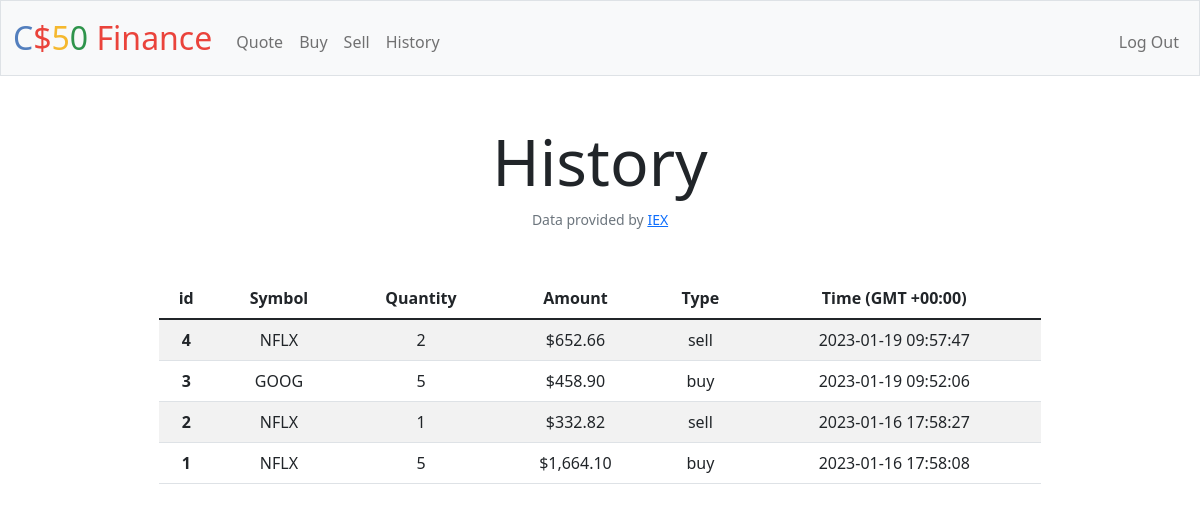
Screenshot of /history (signed in) with the database file from the repository.
### tables this page shows
CREATE TABLE history (id INTEGER PRIMARY KEY AUTOINCREMENT NOT NULL, user_id INTEGER NOT NULL, symbol TEXT NOT NULL, quantity INTEGER NOT NULL, amount NUMERIC NOT NULL, type TEXT NOT NULL, time TIMESTAMP DEFAULT CURRENT_TIMESTAMP NOT NULL, FOREIGN KEY (user_id) REFERENCES users(id));

### app.py (the view)
@app.route("/history")
@login_required
def history():
    if request.method == 'GET':
        data = db.execute(
            "SELECT * FROM history WHERE user_id=? ORDER BY id DESC", session['user_id'])
        for row in data:
            row['amount'] = usd(row['amount'])
        return render_template('history.html', data=data)
    return apology("Only Get")

### app.py (called while the page is built)
@app.after_request
def after_request(response):
    response.headers["Cache-Control"] = "no-cache, no-store, must-revalidate"
    response.headers["Expires"] = 0
    response.headers["Pragma"] = "no-cache"
    return response

### helpers.py (called while the page is built)
def login_required(f):
    @wraps(f)
    def decorated_function(*args, **kwargs):
        if session.get("user_id") is None:
            return redirect("/login")
        return f(*args, **kwargs)
    return decorated_function

def usd(value):
    return f"${value:,.2f}"

### templates/history.html (shortened to what this page needs)
{% extends "layout.html" %}
{% block main %}
<h1 class="display-3">History</h1>
<table class="table table-hover table-striped w-75 mx-auto">
    <thead>
      <tr>
        <th scope="col">id</th>
        <th scope="col">Symbol</th>
        <th scope="col">Quantity</th>
        <th scope="col">Amount</th>
        <th scope="col">Type</th>
        <th scope="col">Time (GMT +00:00)</th>
      </tr>
    </thead>
    <tbody>
        {% for row in data %}
        <tr>
          <th scope="row">{{row.id}}</th>
          <td>{{row.symbol}}</td>
          <td>{{row.quantity}}</td>
          <td>{{row.amount}}</td>
          <td>{{row.type}}</td>
          <td>{{row.time}}</td>
        </tr>
        {% endfor %}
    </tbody>
{% endblock %}

### templates/layout.html (shortened to what this page needs)
<!DOCTYPE html>
<html lang="en">
    <head>
        <link href="https://cdn.jsdelivr.net/npm/bootstrap@5.1.3/dist/css/bootstrap.min.css" rel="stylesheet">
        <link href="/static/styles.css" rel="stylesheet">
    </head>
    <body>
        <nav class="bg-light border navbar navbar-expand-md navbar-light">
            <div class="container-fluid">
                <a class="navbar-brand" href="/"><span class="blue">C</span><span class="red">$</span><span class="yellow">5</span><span class="green">0</span> <span class="red">Finance</span></a>
                <div class="collapse navbar-collapse" id="navbar">
                    {% if session["user_id"] %}
                        <ul class="navbar-nav me-auto mt-2">
                            <li class="nav-item"><a class="nav-link" href="/quote">Quote</a></li>
                            <li class="nav-item"><a class="nav-link" href="/buy">Buy</a></li>
                            <li class="nav-item"><a class="nav-link" href="/sell">Sell</a></li>
                            <li class="nav-item"><a class="nav-link" href="/history">History</a></li>
                        </ul>
                        <ul class="navbar-nav ms-auto mt-2">
                            <li class="nav-item"><a class="nav-link" href="/logout">Log Out</a></li>
                        </ul>
                    {% else %}
                        <ul class="navbar-nav ms-auto mt-2">
                            <li class="nav-item"><a class="nav-link" href="/register">Register</a></li>
                            <li class="nav-item"><a class="nav-link" href="/login">Log In</a></li>
                        </ul>
                    {% endif %}
                </div>
            </div>
        </nav>
        <main class="container-fluid py-5 text-center">
            {% block main %}{% endblock %}
        </main>
        <footer class="mb-5 small text-center text-muted">
            Data provided by <a href="https://iexcloud.io/">IEX</a>
        </footer>
    </body>
</html>

### static/styles.css (style rules this page uses)
nav .navbar-brand { font-size: xx-large; }
nav .navbar-brand .blue { color: #537fbe; }
nav .navbar-brand .red { color: #ea433b; }
nav .navbar-brand .yellow { color: #f5b82e; }
nav .navbar-brand .green { color: #2e944b; }

### rows the page displays
history: id "4", symbol "NFLX", quantity "2", amount "$652.66", type "sell", time "2023-01-19 09:57:47"
history: id "3", symbol "GOOG", quantity "5", amount "$458.90", type "buy", time "2023-01-19 09:52:06"
history: id "2", symbol "NFLX", quantity "1", amount "$332.82", type "sell", time "2023-01-16 17:58:27"
history: id "1", symbol "NFLX", quantity "5", amount "$1,664.10", type "buy", time "2023-01-16 17:58:08"
